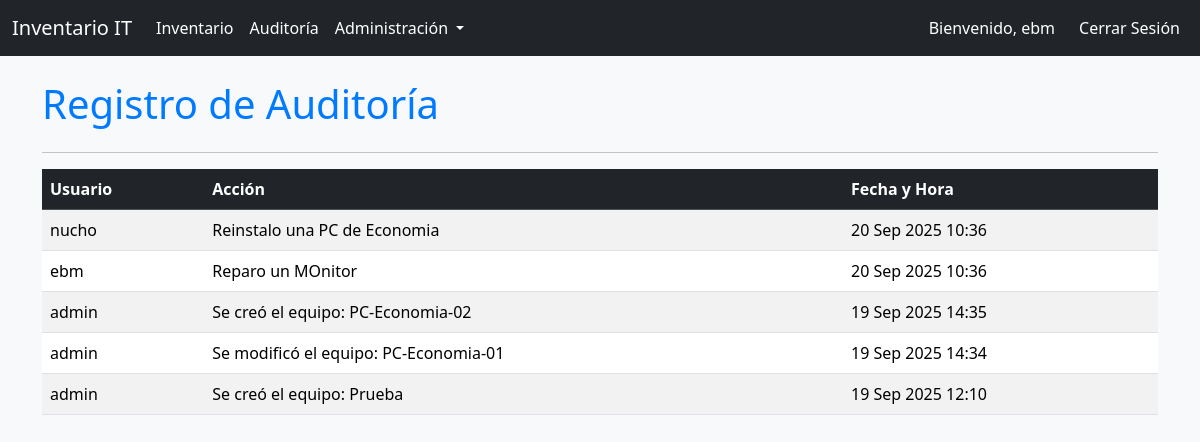
/bitacora/auditoria/ (signed in), run on the app's committed database.
### bitacora/models.py (models this page shows, shortened)
class Auditoria(models.Model):
    usuario = models.ForeignKey(User, on_delete=models.SET_NULL, null=True)
    accion = models.CharField(max_length=255, help_text="Descripción de la acción realizada (ej. 'Creación de equipo', 'Modificación de bitácora').")
    fecha = models.DateTimeField(auto_now_add=True)

### bitacora/views.py (the view)
# urls.py: path('auditoria/', views.lista_auditoria, name='lista_auditoria'),
@login_required
def lista_auditoria(request):
    registros_auditoria = Auditoria.objects.all().order_by('-fecha')
    return render(request, 'bitacora/lista_auditoria.html', {'registros': registros_auditoria})

### templates/bitacora/lista_auditoria.html (shortened to what this page needs)
{% extends 'base.html' %}
{% block content %}
    <h1 class="mb-4">Registro de Auditoría</h1>
    <hr>
    <div class="table-responsive">
        <table class="table table-striped table-hover">
            <thead class="table-dark">
                <tr>
                    <th>Usuario</th>
                    <th>Acción</th>
                    <th>Fecha y Hora</th>
                </tr>
            </thead>
            <tbody>
                {% for registro in registros %}
                    <tr>
                        <td>{{ registro.usuario.username }}</td>
                        <td>{{ registro.accion }}</td>
                        <td>{{ registro.fecha|date:"d M Y H:i" }}</td>
                    </tr>
                {% empty %}
                    <tr>
                        <td colspan="3" class="text-center">No hay registros de auditoría.</td>
                    </tr>
                {% endfor %}
            </tbody>
        </table>
    </div>
{% endblock %}

### templates/base.html (shortened to what this page needs)
<!DOCTYPE html>
<html lang="es">
<head>
    <link href="https://cdn.jsdelivr.net/npm/bootstrap@5.3.3/dist/css/bootstrap.min.css" rel="stylesheet">
</head>
<body>
    <nav class="navbar navbar-expand-lg navbar-dark bg-dark">
        <div class="container-fluid">
            <a class="navbar-brand" href="{% url 'dashboard' %}">Inventario IT</a>
            <div class="collapse navbar-collapse" id="navbarNav">
                <ul class="navbar-nav me-auto mb-2 mb-lg-0">
                    <li class="nav-item">
                        <a class="nav-link" href="{% url 'lista_equipos' %}">Inventario</a>
                    </li>
                    <li class="nav-item">
                        <a class="nav-link" href="{% url 'lista_auditoria' %}">Auditoría</a>
                    </li>
                    {% if user.is_staff %}
                    <li class="nav-item dropdown">
                        <a class="nav-link dropdown-toggle" href="#" id="navbarDropdown" role="button" data-bs-toggle="dropdown" aria-expanded="false">
                            Administración
                        </a>
                    </li>
                    {% endif %}
                </ul>
                <ul class="navbar-nav ms-auto">
                    {% if user.is_authenticated %}
                        <span class="navbar-text me-3">Bienvenido, {{ user.username }}</span>
                        <li class="nav-item">
                            <a class="nav-link" href="{% url 'logout' %}">Cerrar Sesión</a>
                        </li>
                    {% endif %}
                </ul>
            </div>
        </div>
    </nav>
    <div class="container mt-4">
        {% block content %}{% endblock %}
    </div>
</body>
</html>

### templates/base.html (style rules this page uses)
body { background-color: #f8f9fa; color: #212529; }
.navbar-text, .nav-link, a { color: #fff !important; }
.navbar-brand { color: #fff !important; }
.card-title-futuristic, .text-info, h1 { color: #007bff !important; }

### data on the page
Auditoria: usuario.username "nucho", accion "Reinstalo una PC de Economia", fecha "20 Sep 2025 10:36"
Auditoria: usuario.username "ebm", accion "Reparo un MOnitor", fecha "20 Sep 2025 10:36"
Auditoria: usuario.username "admin", accion "Se creó el equipo: PC-Economia-02", fecha "19 Sep 2025 14:35"
Auditoria: usuario.username "admin", accion "Se modificó el equipo: PC-Economia-01", fecha "19 Sep 2025 14:34"
Auditoria: usuario.username "admin", accion "Se creó el equipo: Prueba", fecha "19 Sep 2025 12:10"

### other printed values
{{ user.username }} "ebm"
